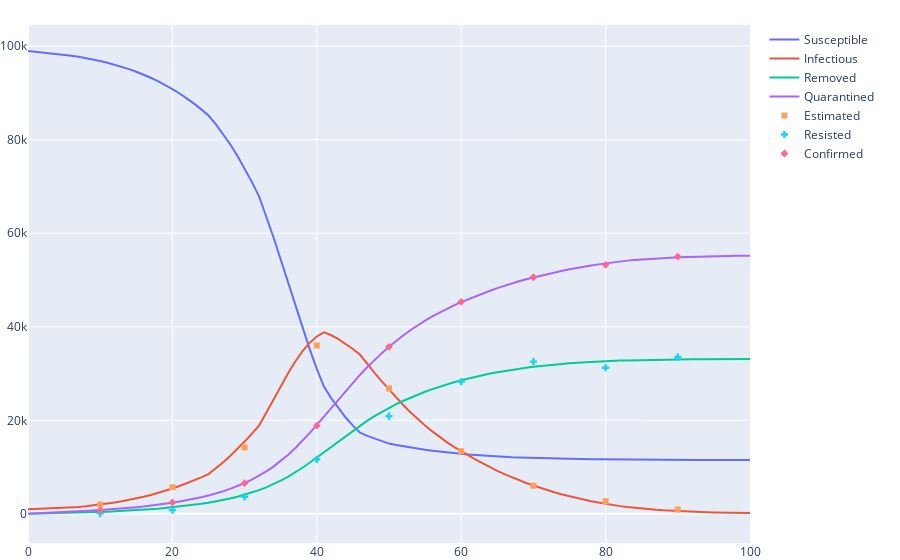

This figure's notebook cell:
### Code cell
fig = SIRQt.plot(epidemic)
sample.plot(fig)
resisted.plot(fig)
confirmed.plot(fig)
